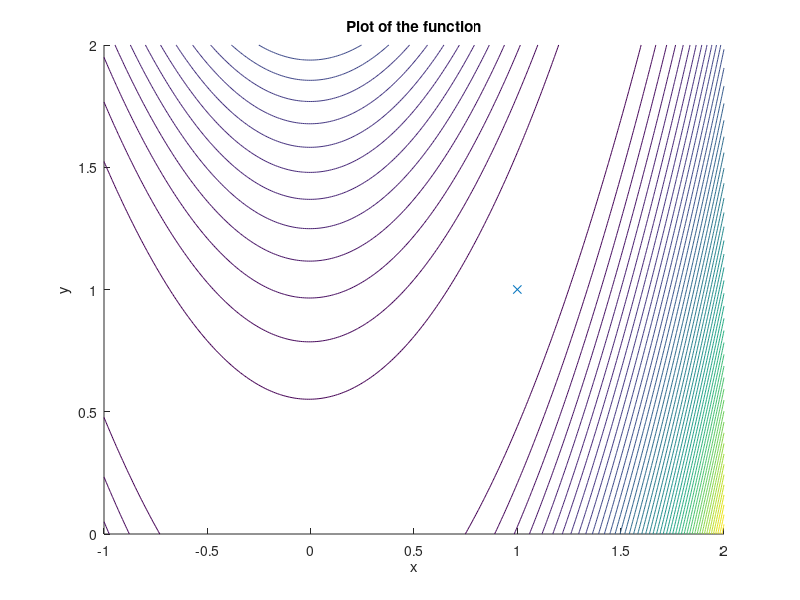

The MATLAB script that drew this image:
function CP_6_9()

f = @(x) 100*(x(2)-x(1)^2)^2 + (1-x(1))^2;
gradf = @(x) [400*x(1)*(x(1)^2-x(2))+2*(x(1)-1); 200*(x(2)-x(1)^2)];
hessf = @(x) [1200*x(1)^2-400*x(2)+2, -400*x(1); -400*x(1), 200];

tolerance = 1e-6;
max_iteration = 50;
x0 = [-1 0 2; 1 1 1];

[x, y] = meshgrid(-1.0:0.01:2.0, 0.0:0.01:2.0);
figure;
hold on;
contour(-1.0:0.01:2.0, 0.0:0.01:2.0, 100*(y-x.^2).^2 + (1-x).^2, 50);
plot(1, 1, 'x');
xlabel('x');
ylabel('y');
title('Plot of the function');

for i = 1:3
    k = 0;
    x = x0(:, i);
    s = ones(size(x));
    fprintf('Starting point:\n');
    disp(x);
    
    disp('Steepest descent:');
    while norm(s) > tolerance && k < max_iteration
        k = k + 1;
        s = -gradf(x);
        [x_new, alpha] = LineSearch(f, x, s);
        s = x_new - x;
        x = x_new;
    end
    disp(x);
    disp(k);
    
    disp('Newton''s method:');
    k = 0;
    x = x0(:, i);
    s = ones(size(x));
    while norm(s) > tolerance && k < max_iteration
        k = k + 1;
        s = -(hessf(x)\gradf(x));
        x = x + s;
    end
    disp(x);
    disp(k);
    
    disp('Damped Newton method:');
    k = 0;
    x = x0(:, i);
    s = ones(size(x));
    while norm(s) > tolerance && k < max_iteration
        k = k + 1;
        s = -(hessf(x)\gradf(x));
        [x_new, alpha] = LineSearch(f, x, s);
        s = x_new - x;
        x = x_new;
    end
    disp(x);
    disp(k);
end

function [x_new, alpha] = LineSearch(f, x, s)
    % min_alpha f(x+alpha*s)
    k = 0;
    max_iteration = 10;
    f0 = phi(0, f, x, s);
    alpha = 1;
    f1 = phi(alpha, f, x, s);
    
    while f1 > f0 && k < max_iteration
        k = k + 1;
        alpha = alpha / 2;
        f1 = phi(alpha, f, x, s);
    end
    
    options = optimset('TolX', 1e-6, 'MaxIter', 50);
    alpha = fminbnd(@(alpha) phi(alpha, f, x, s), 0, 2*alpha, options);
    x_new = x + alpha * s;
end

function val = phi(alpha, fun, x, s)
    val = feval(fun, x + alpha * s);
end
end
